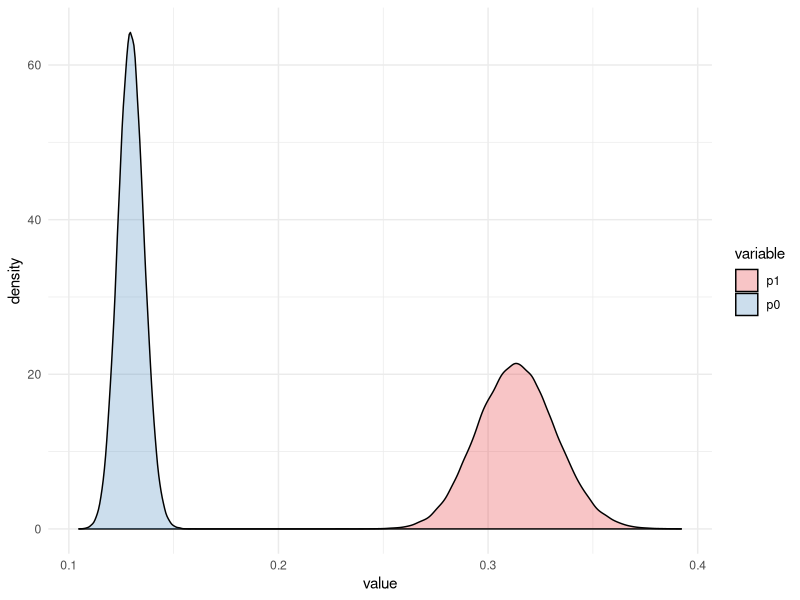

Write the R code that produced this figure.
# DiForti - probabilistic bias analysis for selection bias
# - probabilistic correction based on estimated exposure pravelences in nonparticipating cases and controls
# - Tom Ahern (02tahern@med.uvm.edu)
# - 2020-02-19

library(tidyverse)
library(reshape2)
library(RColorBrewer)

rm(list=ls())
cat("\014") # clears console

# DiForti et. al. observed data
a <- 266 #exposed cases
b <- 635 #unexposed cases
c <- 84 #exposed controls
d <- 1153 #unexposed controls

n_cases <- a+b
n_ctrls <- c+d
n_exp <- a+c
n_unexp <- b+d

# DiForti et. al. site exclusions
ax <- 67.6
bx <- 161.4
cx <- 17.8
dx <- 244.2

# DiForti et. al. refusals
ar <- 126.3
br <- 262.7
cr <- 361.9
dr <- 2303.0

# DiForti et. al. all non-participants
anp <- ax+ar
bnp <- bx+br
cnp <- cx+cr
dnp <- dx+dr

# total nonparticipants by case/control status
np_cases <- round(anp+bnp, 0)
np_ctrls <- round(cnp+dnp, 0)

# crude association (observed data)
or_crude <- (a/c)/(b/d)
se_crude <- sqrt(1/a+1/b+1/c+1/d)
lcl95_crude <- exp(log(or_crude) - (1.96*se_crude))
ucl95_crude <- exp(log(or_crude) + (1.96*se_crude))

# calculate exposure prevalences in nonparticipating cases (p1) and controls (p0)
p1 <- anp/np_cases
p0 <- cnp/np_ctrls

# set some important parameters
set.seed(33)
niter <- 1e5

# sample prevalences from beta distributions
p1_draw <- rbeta(niter, anp, bnp)
p0_draw <- rbeta(niter, cnp, dnp)

prevdraws <- data.frame(p1=p1_draw, p0=p0_draw) %>% 
  melt()

# plot overlaid densities of drawn p1, p0 values
ggplot(prevdraws, 
       aes(x=value, fill=variable)) + 
  geom_density(alpha=0.25) + 
  theme_minimal() + 
  scale_fill_brewer(palette="Set1")

# vector of random standard normal deviates for simulation intervals
rannorm <- rnorm(niter)

#compute crude OR using simulation
or_crude_c <- exp(log(or_crude) - (rannorm*se_crude))

# calculated bias-adjusted cell frequencies (first source of uncertainty)
n_exp_cases <- a+p1_draw*np_cases
n_unexp_cases <- b+(1-p1_draw)*np_cases
n_exp_ctrls <- c+p0_draw*np_ctrls
n_unexp_ctrls <- d+(1-p0_draw)*np_ctrls

# calculate OR and its standard error (first source of uncertainty)
or_ba <- ((n_exp_cases/n_exp_ctrls)/(n_unexp_cases/n_unexp_ctrls))
se_or_ba <- sqrt(1/n_exp_cases+1/n_exp_ctrls+1/n_unexp_cases+1/n_unexp_ctrls)
## add random error uncertainty from conventional SE and bias adjusted SE
or_bac <- exp(log(or_ba)-(rannorm*se_crude))
or_baca <- exp(log(or_ba)-(rannorm*se_or_ba))

# calculate bias-adjusted OR (second soure of uncertainty)
## calculate bias-adjusted cell frequencies
n_exp_cases_b <- a+rbinom(niter, np_cases, p1_draw)
n_unexp_cases_b <- n_cases+np_cases-n_exp_cases_b
n_exp_ctrls_b <- c+rbinom(niter, np_ctrls, p0_draw)
n_unexp_ctrls_b <- n_ctrls+np_ctrls-n_exp_ctrls_b
## calculate OR and its standard error (second source of uncertainty)
or_ba_b <- ((n_exp_cases_b/n_exp_ctrls_b)/(n_unexp_cases_b/n_unexp_ctrls_b))
se_or_ba_b <- sqrt(1/n_exp_cases_b+1/n_exp_ctrls_b+1/n_unexp_cases_b+1/n_unexp_ctrls_b)
## add random error uncertainty from conventional SE and bias adjusted SE
or_bac_b <- exp(log(or_ba_b)-(rannorm*se_crude))
or_baca_b <- exp(log(or_ba_b)-(rannorm*se_or_ba_b))

# summarize bias analysis results
summary(n_exp_cases)
summary(n_exp_cases_b)
summary(n_exp_ctrls)
summary(n_exp_ctrls_b)

# summarize the crude odds ratio (simulation)
print("Crude association: simulated")
summary(or_crude_c)
quantile(or_crude_c, c(0.025, 0.5, 0.975), na.rm = TRUE)

# summarize the bias-adjusted odds ratios
print("Bias-adjusted (first source of uncertainty)")
summary(or_ba)
quantile(or_ba, c(0.025, 0.5, 0.975), na.rm = TRUE)

print("Bias-adjusted (first source of uncertainty): random error based on se_crude")
summary(or_bac)
quantile(or_bac, c(0.025, 0.5, 0.975), na.rm = TRUE)

print("Bias-adjusted (first source of uncertainty): random error based on se_or_ba")
summary(or_baca)
quantile(or_baca, c(0.025, 0.5, 0.975), na.rm = TRUE)

print("Bias-adjusted (second source of uncertainty)")
summary(or_ba_b)
quantile(or_ba_b, c(0.025, 0.5, 0.975), na.rm = TRUE)

print("Bias-adjusted (second source of uncertainty): randon error based on se_crude")
summary(or_bac_b)
quantile(or_bac_b, c(0.025, 0.5, 0.975), na.rm = TRUE)

print("Bias-adjusted (second source of uncertainty): randon error based on se_or_ba_b")
summary(or_baca_b)
quantile(or_baca_b, c(0.025, 0.5, 0.975), na.rm = TRUE)